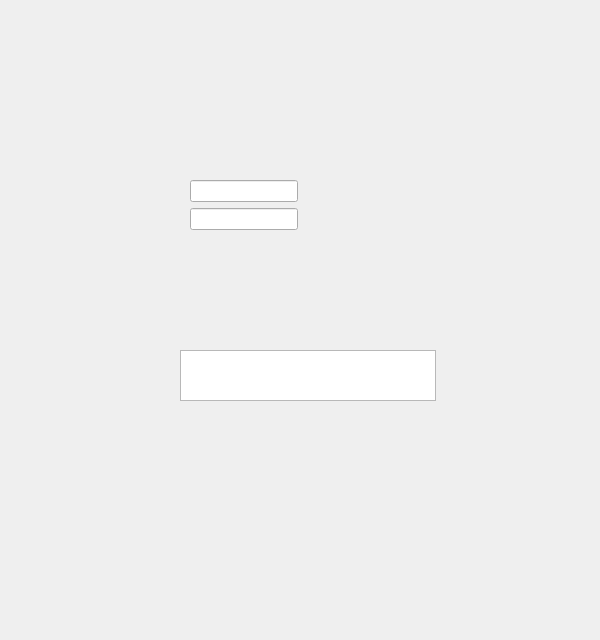
<?xml version="1.0" encoding="UTF-8"?>
<ui version="4.0">
 <class>Authentication</class>
 <widget class="QWidget" name="Authentication">
  <property name="geometry">
   <rect>
    <x>0</x>
    <y>0</y>
    <width>600</width>
    <height>640</height>
   </rect>
  </property>
  <property name="windowTitle">
   <string>Form</string>
  </property>
  <widget class="QListView" name="listView">
   <property name="geometry">
    <rect>
     <x>180</x>
     <y>350</y>
     <width>256</width>
     <height>51</height>
    </rect>
   </property>
  </widget>
  <widget class="QWidget" name="">
   <property name="geometry">
    <rect>
     <x>190</x>
     <y>180</y>
     <width>150</width>
     <height>60</height>
    </rect>
   </property>
   <layout class="QFormLayout" name="formLayout">
    <item row="0" column="0">
     <widget class="QLineEdit" name="lineEdit"/>
    </item>
    <item row="1" column="0">
     <widget class="QLineEdit" name="lineEdit_2"/>
    </item>
   </layout>
  </widget>
 </widget>
 <resources/>
 <connections/>
</ui>
